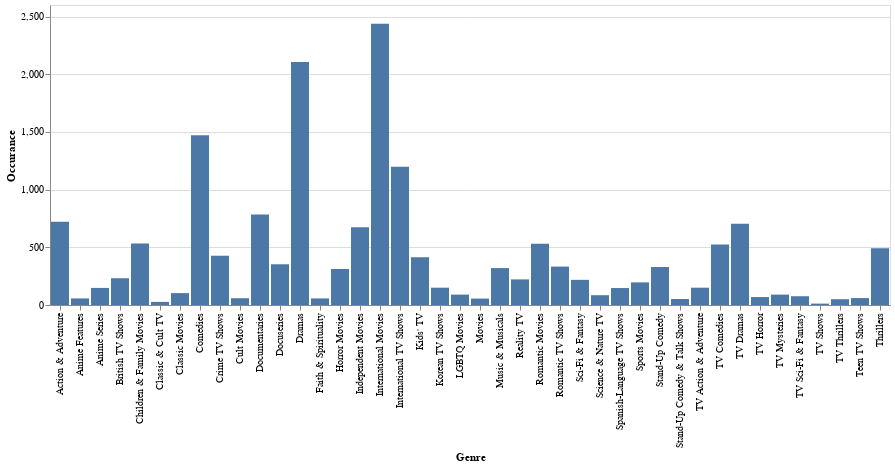

The notebook cell saved with this chart:
### Code cell
alt.Chart(genres).mark_bar().encode(
    x='Genre',
    y='Occurance'
)

### Figure 1 — Vega-Lite specification as saved in the notebook (floating-point values rounded to 4 significant figures)
{"config": {"view": {"continuousWidth": 400, "continuousHeight": 300}}, "data": {"name": "data-cb923dd22782e2e414e05da48a229542"}, "mark": "bar", "encoding": {"x": {"type": "nominal", "field": "Genre"}, "y": {"type": "quantitative", "field": "Occurance"}}, "$schema": "https://vega.github.io/schema/vega-lite/v4.8.1.json", "datasets": {"data-cb923dd22782e2e414e05da48a229542": [{"Genre": "International Movies", "Occurance": 2437}, {"Genre": "Dramas", "Occurance": 2106}, {"Genre": "Comedies", "Occurance": 1471}, {"Genre": "International TV Shows", "Occurance": 1199}, {"Genre": "Documentaries", "Occurance": 785}, {"Genre": "Action & Adventure", "Occurance": 721}, {"Genre": "TV Dramas", "Occurance": 704}, {"Genre": "Independent Movies", "Occurance": 673}, {"Genre": "Children & Family Movies", "Occurance": 532}, {"Genre": "Romantic Movies", "Occurance": 531}, {"Genre": "TV Comedies", "Occurance": 525}, {"Genre": "Thrillers", "Occurance": 491}, {"Genre": "Crime TV Shows", "Occurance": 427}, {"Genre": "Kids' TV", "Occurance": 414}, {"Genre": "Docuseries", "Occurance": 353}, {"Genre": "Romantic TV Shows", "Occurance": 333}, {"Genre": "Stand-Up Comedy", "Occurance": 329}, {"Genre": "Music & Musicals", "Occurance": 320}, {"Genre": "Horror Movies", "Occurance": 312}, {"Genre": "British TV Shows", "Occurance": 232}, {"Genre": "Reality TV", "Occurance": 222}, {"Genre": "Sci-Fi & Fantasy", "Occurance": 218}, {"Genre": "Sports Movies", "Occurance": 196}, {"Genre": "Korean TV Shows", "Occurance": 150}, {"Genre": "TV Action & Adventure", "Occurance": 150}, {"Genre": "Anime Series", "Occurance": 148}, {"Genre": "Spanish-Language TV Shows", "Occurance": 147}, {"Genre": "Classic Movies", "Occurance": 103}, {"Genre": "LGBTQ Movies", "Occurance": 90}, {"Genre": "TV Mysteries", "Occurance": 90}, {"Genre": "Science & Nature TV", "Occurance": 85}, {"Genre": "TV Sci-Fi & Fantasy", "Occurance": 76}, {"Genre": "TV Horror", "Occurance": 69}, {"Genre": "Teen TV Shows", "Occurance": 60}, {"Genre": "Cult Movies", "Occurance": 59}, {"Genre": "Faith & Spirituality", "Occurance": 57}, {"Genre": "Anime Features", "Occurance": 57}, {"Genre": "Movies", "Occurance": 56}, {"Genre": "Stand-Up Comedy & Talk Shows", "Occurance": 52}, {"Genre": "TV Thrillers", "Occurance": 50}, {"Genre": "Classic & Cult TV", "Occurance": 27}, {"Genre": "TV Shows", "Occurance": 12}]}}
